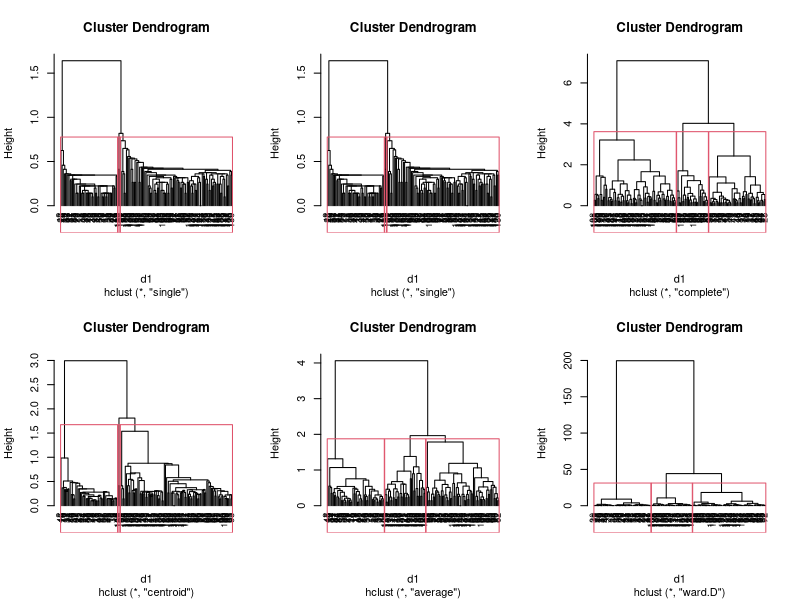
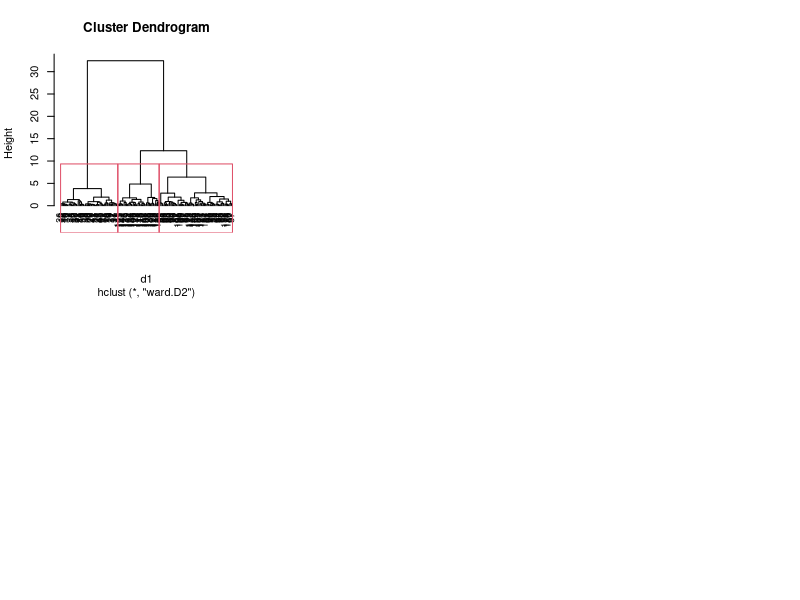
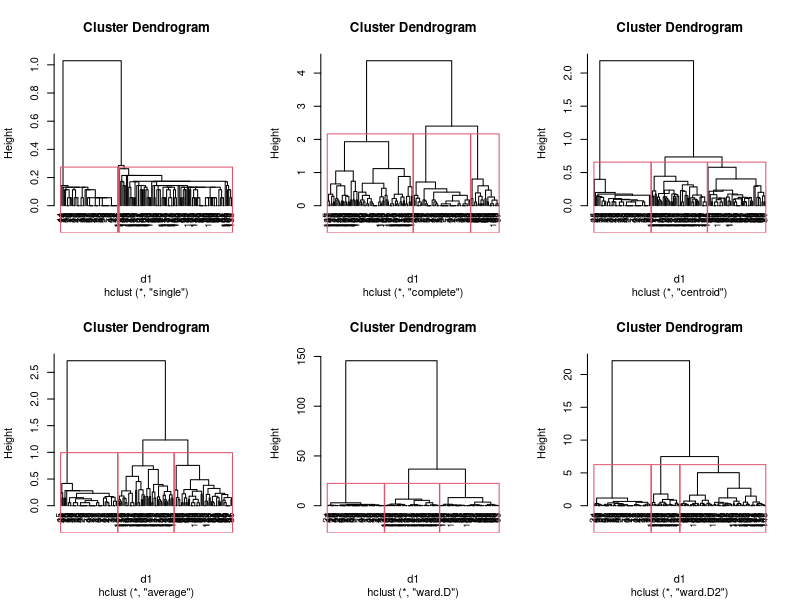

Source code (R) for these figures, in order: (Note: this script raises an error after producing the figures.)
# [ 연습 문제 ]
# iris data set의 설명변수 데이터만 가지고 계층적 군집 분석 수행
# (군집거리별 시각화)

# 변수 스케일링 전, 변수 선택 전)
d1 <- dist(iris[,-5])
m1_sin <- hclust(d1, method='single')
m1_com <- hclust(d1, method='complete')
m1_cen <- hclust(d1, method='centroid')
m1_ave <- hclust(d1, method='average')
m1_ward1 <- hclust(d1, method='ward.D')
m1_ward2 <- hclust(d1, method='ward.D2')

dev.new()
par(mfrow=c(2,3))    # 2X3 화면 분할
plot(m1_sin, hang = -1, cex = 0.8)
rect.hclust(m1_sin, k = 3)

plot(m1_sin, hang = -1, cex = 0.8)
rect.hclust(m1_sin, k = 3)

plot(m1_com, hang = -1, cex = 0.8)
rect.hclust(m1_com, k = 3)

plot(m1_cen, hang = -1, cex = 0.8)
rect.hclust(m1_cen, k = 3)

plot(m1_ave, hang = -1, cex = 0.8)
rect.hclust(m1_ave, k = 3)

plot(m1_ward1, hang = -1, cex = 0.8)
rect.hclust(m1_ward1, k = 3)

plot(m1_ward2, hang = -1, cex = 0.8)
rect.hclust(m1_ward2, k = 3)

# 변수 스케일링 후, 변수 선택 후)
d1 <- dist(scale(iris[,3:4]))

m1_sin <- hclust(d1, method='single')
m1_com <- hclust(d1, method='complete')
m1_cen <- hclust(d1, method='centroid')
m1_ave <- hclust(d1, method='average')
m1_ward1 <- hclust(d1, method='ward.D')
m1_ward2 <- hclust(d1, method='ward.D2')

dev.new()
par(mfrow=c(2,3))    # 2X3 화면 분할
plot(m1_sin, hang = -1, cex = 0.8)
rect.hclust(m1_sin, k = 3)

plot(m1_com, hang = -1, cex = 0.8)
rect.hclust(m1_com, k = 3)

plot(m1_cen, hang = -1, cex = 0.8)
rect.hclust(m1_cen, k = 3)

plot(m1_ave, hang = -1, cex = 0.8)
rect.hclust(m1_ave, k = 3)

plot(m1_ward1, hang = -1, cex = 0.8)
rect.hclust(m1_ward1, k = 3)

plot(m1_ward2, hang = -1, cex = 0.8)
rect.hclust(m1_ward2, k = 3)




#[ 연습 문제 ]
#iris 데이터를 사용하여 표준화, 변수선택을 고려한 군집분석 수행
#군집의 수의 변화에 따른 tot.withinss 변화 시각화
iris_scale[, 3:4]

vwithinss <- c()
set.seed(0)        #반복 시 샘플링 씨드 고정
for (i in 2:10) {
  m1 <- kmeans(iris_scale[, 3:4], centers = i)
  vwithinss <- c(vwithinss, m1$tot.withinss)
}

dev.new()
plot(2:10, vwithinss, type = 'o', col = 'red', xlab = '군집수')




